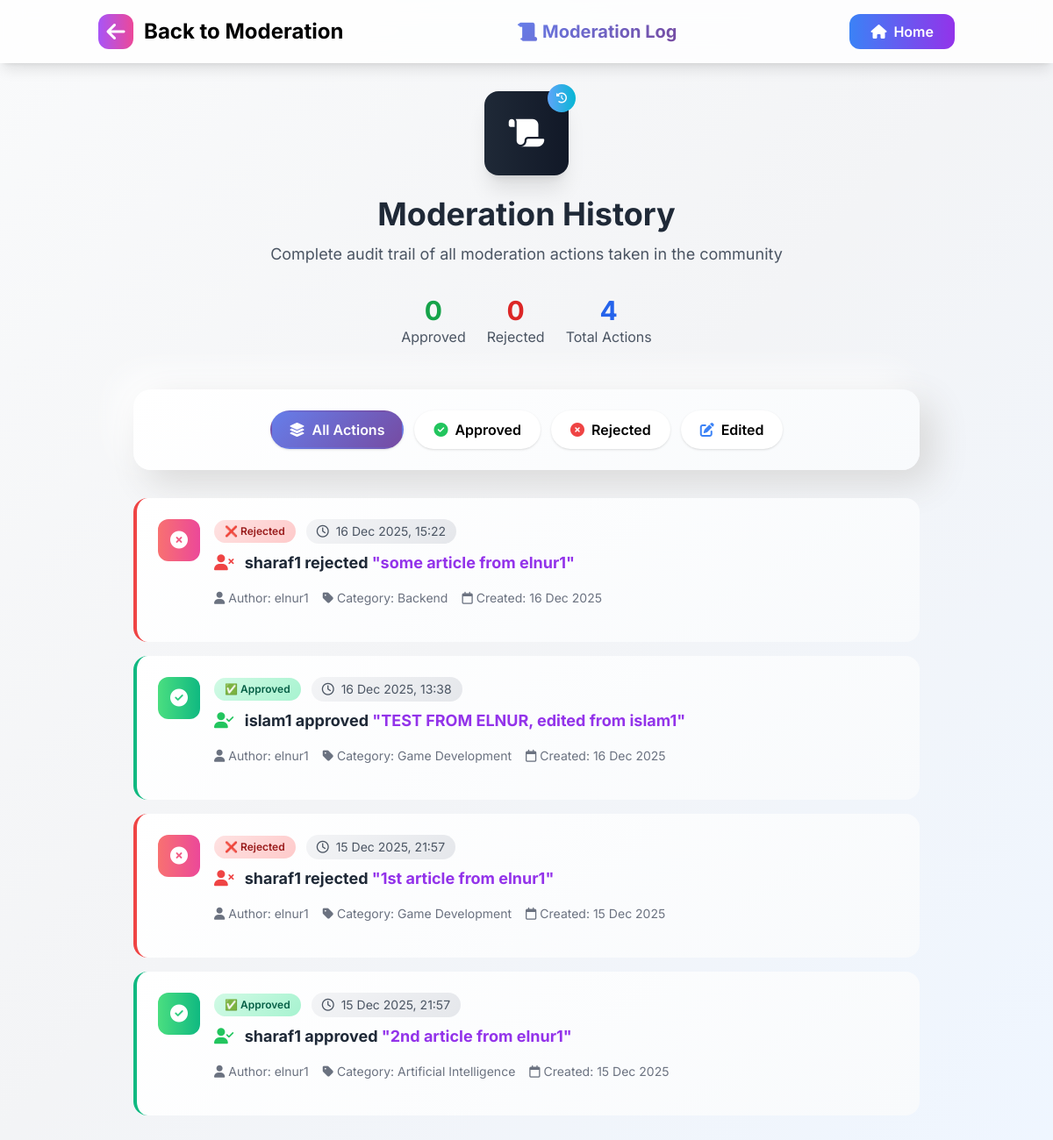
The page /articles/moderation/logs/ (signed in) on the database its author committed.
### articles/models.py (models this page shows, shortened)
class ModerationLog(models.Model):
    ACTION_CHOICES = (
        ("approved", "Approved"),
        ("rejected", "Rejected"),
    )
    article = models.ForeignKey(
        "Article",
        on_delete=models.CASCADE,
        related_name="moderation_logs"
    )
    moderator = models.ForeignKey(
        settings.AUTH_USER_MODEL,
        on_delete=models.SET_NULL,
        null=True,
        related_name="moderation_actions"
    )
    action = models.CharField(max_length=20, choices=ACTION_CHOICES)
    reason = models.TextField(blank=True)
    created_at = models.DateTimeField(auto_now_add=True)
    class Meta:
        ordering = ["-created_at"]

class Article(models.Model):
    STATUS_CHOICES = [
        ("draft", "Draft"),
        ("pending", "Pending moderation"),
        ("approved", "Approved"),
        ("rejected", "Rejected"),
    ]
    title = models.CharField(max_length=200)
    image = models.ImageField(upload_to='articles/', blank=True, null=True)
    content = models.TextField()
    author = models.ForeignKey(settings.AUTH_USER_MODEL, on_delete=models.CASCADE, related_name="articles")
    category = models.ForeignKey(Category, on_delete=models.SET_NULL, null=True)
    status = models.CharField(
        max_length=20,
        choices=STATUS_CHOICES,
        default="pending"
    )
    moderation_comment = models.TextField(
        blank=True,
        null=True,
        help_text="Reason for rejection"
    )
    created_at = models.DateTimeField(auto_now_add=True)
    updated_at = models.DateTimeField(auto_now=True)
    slug = models.SlugField(unique=True, blank=True)

class Category(models.Model):
    name = models.CharField(max_length=50, unique=True)
    slug = models.SlugField(unique=True, blank=True)
    def __str__(self):
        return self.name

### users/models.py (models this page shows, shortened)
class User(AbstractUser):
    ROLE_CHOICES = [
        ('superadmin', 'Super Admin'),
        ('admin', 'Admin'),
        ('user', 'User'),
    ]
    email = models.EmailField(unique=True)
    role = models.CharField(max_length=20, choices=ROLE_CHOICES, default='user')
    banned = models.BooleanField(default=False)
    date_of_registration = models.DateTimeField(auto_now_add=True)
    slug = models.SlugField(unique=True, blank=True)

### users/decorators.py (the view)
    def wrapper(request, *args, **kwargs):
        if not request.user.is_authenticated:
            raise PermissionDenied()
        if request.user.role not in ["admin", "superadmin"]:
            raise PermissionDenied()
        return view_func(request, *args, **kwargs)

### articles/views.py (called while the page is built)
@admin_required
def moderation_log(request):
    logs = ModerationLog.objects.select_related(
        "article", "moderator"
    ).order_by("-created_at")
    return render(request, "articles/moderation_log.html", {
        "logs": logs
    })

### articles/templates/articles/moderation_log.html (shortened to what this page needs)
<!DOCTYPE html>
<html lang="ru">
<head>
    <script src="https://cdn.tailwindcss.com"></script>
    <link href="https://cdnjs.cloudflare.com/ajax/libs/font-awesome/6.4.0/css/all.min.css" rel="stylesheet">
</head>
<body class="bg-gradient-to-br from-gray-50 via-gray-100 to-blue-50 min-h-screen">
    <nav class="sticky top-0 z-50">
        <div class="bg-white/80 backdrop-blur-md shadow-lg">
            <div class="container mx-auto px-6 py-4">
                <div class="flex justify-between items-center">
                    <a href="{% url 'articles:moderation_list' %}" class="text-2xl font-bold flex items-center space-x-3">
                        <div class="w-10 h-10 rounded-xl bg-gradient-to-r from-purple-500 to-pink-500 flex items-center justify-center">
                            <i class="fas fa-arrow-left text-white"></i>
                        </div>
                        <span class="hidden md:inline">Back to Moderation</span>
                    </a>
                    <div class="text-xl font-bold">
                        <span class="gradient-text">📜 Moderation Log</span>
                    </div>
                    <a href="{% url 'articles:article_list' %}"
                       class="bg-gradient-to-r from-blue-500 to-purple-600 text-white px-6 py-2 rounded-xl font-semibold hover:shadow-lg transition transform hover:-translate-y-1 flex items-center space-x-2">
                        <i class="fas fa-home"></i>
                        <span>Home</span>
                    </a>
                </div>
            </div>
        </div>
    </nav>
    <main class="container mx-auto px-4 md:px-6 py-8">
        <div class="text-center mb-12">
            <div class="relative inline-block mb-6">
                <div class="w-24 h-24 bg-gradient-to-r from-gray-800 to-gray-900 rounded-2xl flex items-center justify-center mx-auto shadow-xl floating">
                    <i class="fas fa-scroll text-white text-4xl"></i>
                </div>
                <div class="absolute -top-2 -right-2 w-8 h-8 rounded-full bg-gradient-to-r from-blue-400 to-cyan-500 flex items-center justify-center">
                    <i class="fas fa-history text-white text-xs"></i>
                </div>
            </div>
            <h1 class="text-4xl font-bold text-gray-800 mb-3">Moderation History</h1>
            <p class="text-gray-600 text-lg max-w-2xl mx-auto">
                Complete audit trail of all moderation actions taken in the community
            </p>
            <div class="mt-8 flex flex-wrap justify-center gap-6">
                <div class="text-center">
                    <div class="text-3xl font-bold text-green-600">{{ approved_count|default:"0" }}</div>
                    <div class="text-gray-600">Approved</div>
                </div>
                <div class="text-center">
                    <div class="text-3xl font-bold text-red-600">{{ rejected_count|default:"0" }}</div>
                    <div class="text-gray-600">Rejected</div>
                </div>
                <div class="text-center">
                    <div class="text-3xl font-bold text-blue-600">{{ logs|length }}</div>
                    <div class="text-gray-600">Total Actions</div>
                </div>
            </div>
        </div>
        <div class="max-w-4xl mx-auto mb-8">
            <div class="neu-card p-6">
                <div class="flex flex-wrap gap-3 justify-center">
                    <button onclick="filterLogs('all')"
                            class="filter-btn bg-white px-5 py-2 rounded-full font-semibold shadow hover:shadow-xl flex items-center space-x-2 active">
                        <i class="fas fa-layer-group"></i>
                        <span>All Actions</span>
                    </button>
                    <button onclick="filterLogs('approved')"
                            class="filter-btn bg-white px-5 py-2 rounded-full font-semibold shadow hover:shadow-xl flex items-center space-x-2">
                        <i class="fas fa-check-circle text-green-500"></i>
                        <span>Approved</span>
                    </button>
                    <button onclick="filterLogs('rejected')"
                            class="filter-btn bg-white px-5 py-2 rounded-full font-semibold shadow hover:shadow-xl flex items-center space-x-2">
                        <i class="fas fa-times-circle text-red-500"></i>
                        <span>Rejected</span>
                    </button>
                    <button onclick="filterLogs('edited')"
                            class="filter-btn bg-white px-5 py-2 rounded-full font-semibold shadow hover:shadow-xl flex items-center space-x-2">
                        <i class="fas fa-edit text-blue-500"></i>
                        <span>Edited</span>
                    </button>
                </div>
            </div>
        </div>
        <div class="max-w-4xl mx-auto">
            {% if logs %}
            <div class="space-y-4">
                {% for log in logs %}
                <div class="log-card {{ log.action|lower }}"
                     data-action="{{ log.action|lower }}">
                    <div class="flex flex-col md:flex-row md:items-start justify-between gap-4">
                        <div class="flex-1">
                            <div class="flex items-start gap-4 mb-4">
                                <div class="w-12 h-12 rounded-xl flex items-center justify-center flex-shrink-0
                                    {% if 'approved' in log.action|lower %}bg-gradient-to-r from-green-400 to-emerald-500
                                    {% elif 'rejected' in log.action|lower %}bg-gradient-to-r from-red-400 to-pink-500
                                    {% else %}bg-gradient-to-r from-blue-400 to-cyan-500{% endif %}">
                                    {% if 'approved' in log.action|lower %}
                                    <i class="fas fa-check-circle text-white text-xl"></i>
                                    {% elif 'rejected' in log.action|lower %}
                                    <i class="fas fa-times-circle text-white text-xl"></i>
                                    {% else %}
                                    <i class="fas fa-edit text-white text-xl"></i>
                                    {% endif %}
                                </div>
                                <div class="flex-1">
                                    <div class="flex flex-wrap items-center gap-3 mb-2">
                                        <span class="status-badge {{ log.action|lower }}">
                                            {% if 'approved' in log.action|lower %}✅ Approved
                                            {% elif 'rejected' in log.action|lower %}❌ Rejected
                                            {% else %}✏️ Edited{% endif %}
                                        </span>
                                        <span class="time-badge px-3 py-1 rounded-full text-sm">
                                            <i class="far fa-clock mr-1"></i>
                                            {{ log.created_at|date:"d M Y, H:i" }}
                                        </span>
                                    </div>
                                    <h3 class="font-bold text-gray-800 text-lg mb-2">
                                        {% if 'approved' in log.action|lower %}
                                        <i class="fas fa-user-check text-green-500 mr-2"></i>
                                        {% elif 'rejected' in log.action|lower %}
                                        <i class="fas fa-user-times text-red-500 mr-2"></i>
                                        {% else %}
                                        <i class="fas fa-user-edit text-blue-500 mr-2"></i>
                                        {% endif %}
                                        {{ log.moderator.username }}
                                        {{ log.action }}
                                        <a href="{% url 'articles:article_detail' log.article.slug %}"
                                           class="text-purple-600 hover:text-purple-800 transition"
                                           target="_blank">
                                            "{{ log.article.title }}"
                                        </a>
                                    </h3>
                                    <div class="mt-4 flex flex-wrap gap-4 text-sm text-gray-500">
                                        <span class="flex items-center gap-1">
                                            <i class="fas fa-user"></i>
                                            Author: {{ log.article.author.username }}
                                        </span>
                                        <span class="flex items-center gap-1">
                                            <i class="fas fa-tag"></i>
                                            Category: {{ log.article.category|default:"General" }}
                                        </span>
                                        <span class="flex items-center gap-1">
                                            <i class="far fa-calendar"></i>
                                            Created: {{ log.article.created_at|date:"d M Y" }}
                                        </span>
                                    </div>
                                </div>
                            </div>
                        </div>
                    </div>
                </div>
                {% endfor %}
            </div>
            {% endif %}
        </div>
    </main>
</body>
</html>

### articles/templates/articles/moderation_log.html (style rules this page uses)
* { font-family: 'Inter', sans-serif; }
:root { --primary-gradient: linear-gradient(135deg, #667eea 0%, #764ba2 100%); --secondary-gradient: linear-gradient(135deg, #f093fb 0%, #f5576c 100%); --accent-gradient: linear-gradient(135deg, #4facfe 0%, #00f2fe 100%); --success-gradient: linear-gradient(135deg, #43e97b 0%, #38f9d7 100%); --danger-gradient: linear-gradient(135deg, #ff6b6b 0%, #ee5a52 100%); }
.neu-card { background: linear-gradient(145deg, #ffffff, #f8fafc); border-radius: 20px; box-shadow: 15px 15px 40px #d9d9d9, -15px -15px 40px #ffffff; }
.gradient-text { background: var(--primary-gradient); -webkit-background-clip: text; -webkit-text-fill-color: transparent; background-clip: text; }
.log-card { background: linear-gradient(145deg, #ffffff, #f8fafc); border-radius: 16px; padding: 1.5rem; position: relative; overflow: hidden; transition: all 0.3s cubic-bezier(0.4, 0, 0.2, 1); border-left: 4px solid transparent; }
.log-card.approved { border-left-color: #10b981; }
.log-card.rejected { border-left-color: #ef4444; }
.status-badge { padding: 4px 12px; border-radius: 20px; font-size: 0.75rem; font-weight: 600; }
.status-badge.approved { background: linear-gradient(135deg, #d1fae5, #a7f3d0); color: #065f46; }
.status-badge.rejected { background: linear-gradient(135deg, #fee2e2, #fecaca); color: #991b1b; }
.floating { animation: float 3s ease-in-out infinite; }
.filter-btn { transition: all 0.3s cubic-bezier(0.4, 0, 0.2, 1); border: 2px solid transparent; }
.filter-btn.active { background: var(--primary-gradient); color: white; border-color: transparent; }
.time-badge { background: linear-gradient(135deg, #f3f4f6, #e5e7eb); color: #4b5563; }

### rows shown on the page
ModerationLog: shows "❌ Rejected", created_at "16 Dec 2025, 15:22", moderator.username "sharaf1", action "rejected", article "some article from elnur1", article.author.username "elnur1", article.category "Backend", article.created_at "16 Dec 2025"
ModerationLog: shows "✅ Approved", created_at "16 Dec 2025, 13:38", moderator.username "islam1", action "approved", article "TEST FROM ELNUR, edited from islam1", article.author.username "elnur1", article.category "Game Development", article.created_at "16 Dec 2025"
ModerationLog: shows "❌ Rejected", created_at "15 Dec 2025, 21:57", moderator.username "sharaf1", action "rejected", article "1st article from elnur1", article.author.username "elnur1", article.category "Game Development", article.created_at "15 Dec 2025"
ModerationLog: shows "✅ Approved", created_at "15 Dec 2025, 21:57", moderator.username "sharaf1", action "approved", article "2nd article from elnur1", article.author.username "elnur1", article.category "Artificial Intelligence", article.created_at "15 Dec 2025"

### other values the page prints
{{ approved_count|default:"0" }} "0"
{{ rejected_count|default:"0" }} "0"
{{ logs|length }} "4"
